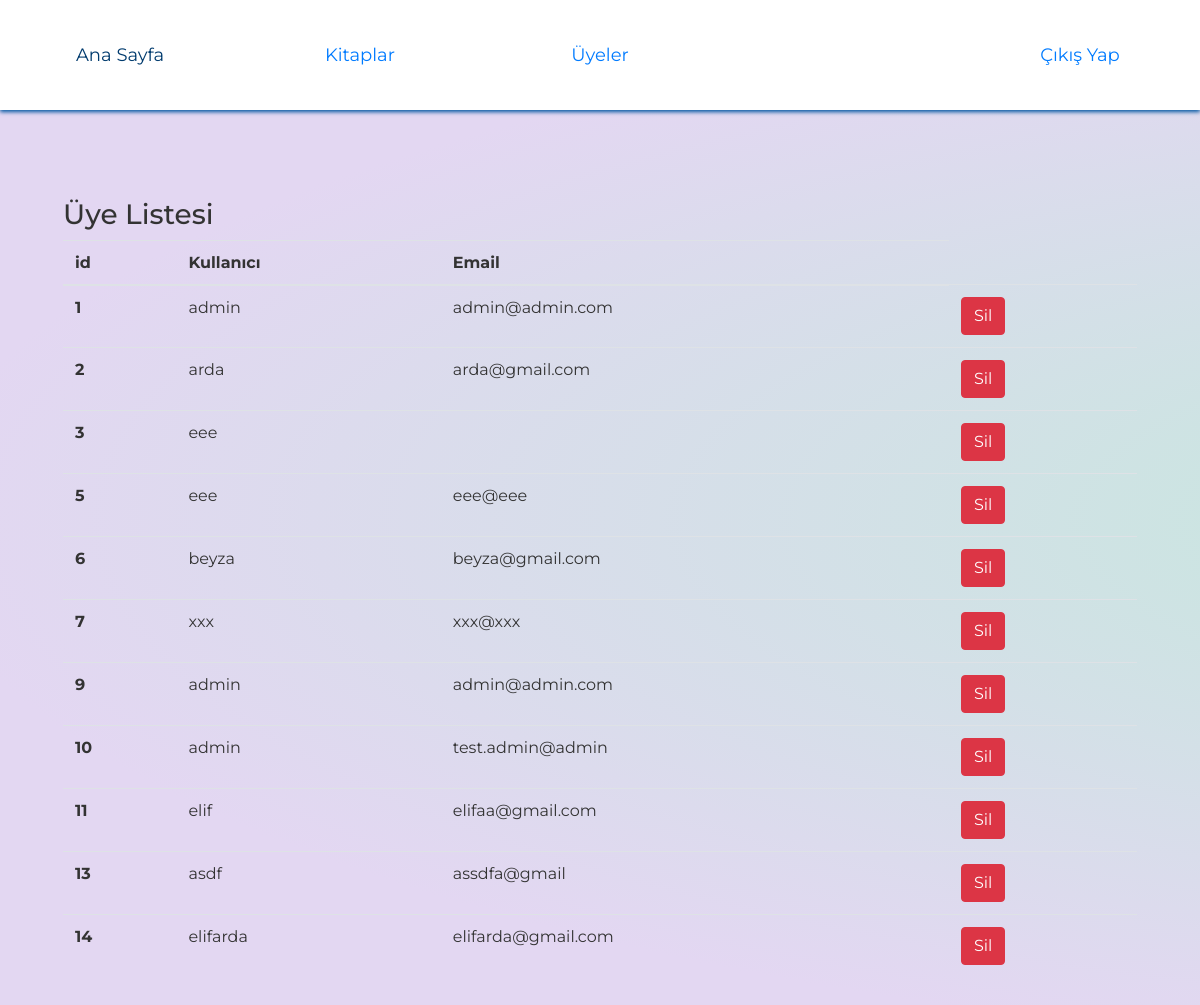
/admin_users, run on the app's committed database.
### Models/user.py (models this page shows)
class User(UserMixin,db.Model):
    id = db.Column(db.Integer, primary_key=True)
    username = db.Column(db.String(120))
    email = db.Column(db.String(120))
    password = db.Column(db.String(80))

### Routes/routes.py (the view)
@routes.route("/admin_users")
def admin_users():
    users = User.query.all()
    return render_template("admin_users.html", users=users)

### templates/admin_users.html (shortened to what this page needs)
<html>
<head>
    <link rel="stylesheet" href="https://maxcdn.bootstrapcdn.com/bootstrap/4.0.0/css/bootstrap.min.css">
    <link rel="stylesheet" type="text/css" href="../static/css/home.css" />
</head>
<body>
    <div>
        <section class='header'>
            <header>
                <ul class='menu'>
                    <li>
                        <a href='/admin'>Ana Sayfa</a>
                    </li>
                    <li>
                        <a href='/admin_book'>Kitaplar</a>
                    </li>
                    <li>
                        <a href='/admin_users'>Üyeler</a>
                    </li>
                    <li>
                        <a href='#'></a>
                    </li>
                    <li class="logout">
                        <a href='/logout'>Çıkış Yap</a>
                    </li>
                </ul>
            </header>
        </section>
        <div style="margin-top: 150px;" class="container">
            <table class="table">
                <h3>Üye Listesi</h3>
                <thead>
                    <tr>
                        <th scope="col">id</th>
                        <th scope="col">Kullanıcı</th>
                        <th scope="col">Email</th>
                    </tr>
                </thead>
                <tbody>
                    {%for user in users %}
                    <tr>
                        <th scope="row">{{user.id}}</th>
                        <td>{{user.username}}</td>
                        <td>{{user.email}}</td>
                        <td><a href="/user_delete/{{user.id}}" class="btn btn-danger">Sil</a>
                    </tr>
                    {% endfor %}
                </tbody>
            </table>
        </div>
    </div>
</body>
</html>

### static/css/home.css (style rules this page uses)
body { font-family: "Montserrat", Helvetica, sans-serif; background: radial-gradient( ellipse at center, rgba(194, 234, 219, 1) 0%, rgba(227, 215, 242, 1) 74%, rgba(227, 215, 242, 1) 74%); background-size: 300%; padding: 3em; color: #333; }
a { font-weight: 400; font-size: 18px; -webkit-transition: all 0.25s; transition: all 0.25s; }
ul { padding: 0; margin: 0; }
.header { position: fixed; top: 0; left: 0; right: 0; height: 110px; background: #fff; box-shadow: 0 2px 4px #0056a1; }
.menu li { width: 20%; height: 110px; box-sizing: border-box; display: block; float: left; list-style: none; position: relative; display: table; border-bottom: 0px solid #007fed; -webkit-transition: all 0.25s; transition: all 0.25s; }
.menu li a { display: block; text-align: center; display: table-cell; vertical-align: middle; text-decoration: none; }

### data on the page
User: id "1", username "admin", email "admin@admin.com"
User: id "2", username "arda", email "arda@gmail.com"
User: id "3", username "eee"
User: id "5", username "eee", email "eee@eee"
User: id "6", username "beyza", email "beyza@gmail.com"
User: id "7", username "xxx", email "xxx@xxx"
User: id "9", username "admin", email "admin@admin.com"
User: id "10", username "admin", email "test.admin@admin"
User: id "11", username "elif", email "elifaa@gmail.com"
User: id "13", username "asdf", email "assdfa@gmail"
User: id "14", username "elifarda", email "elifarda@gmail.com"
